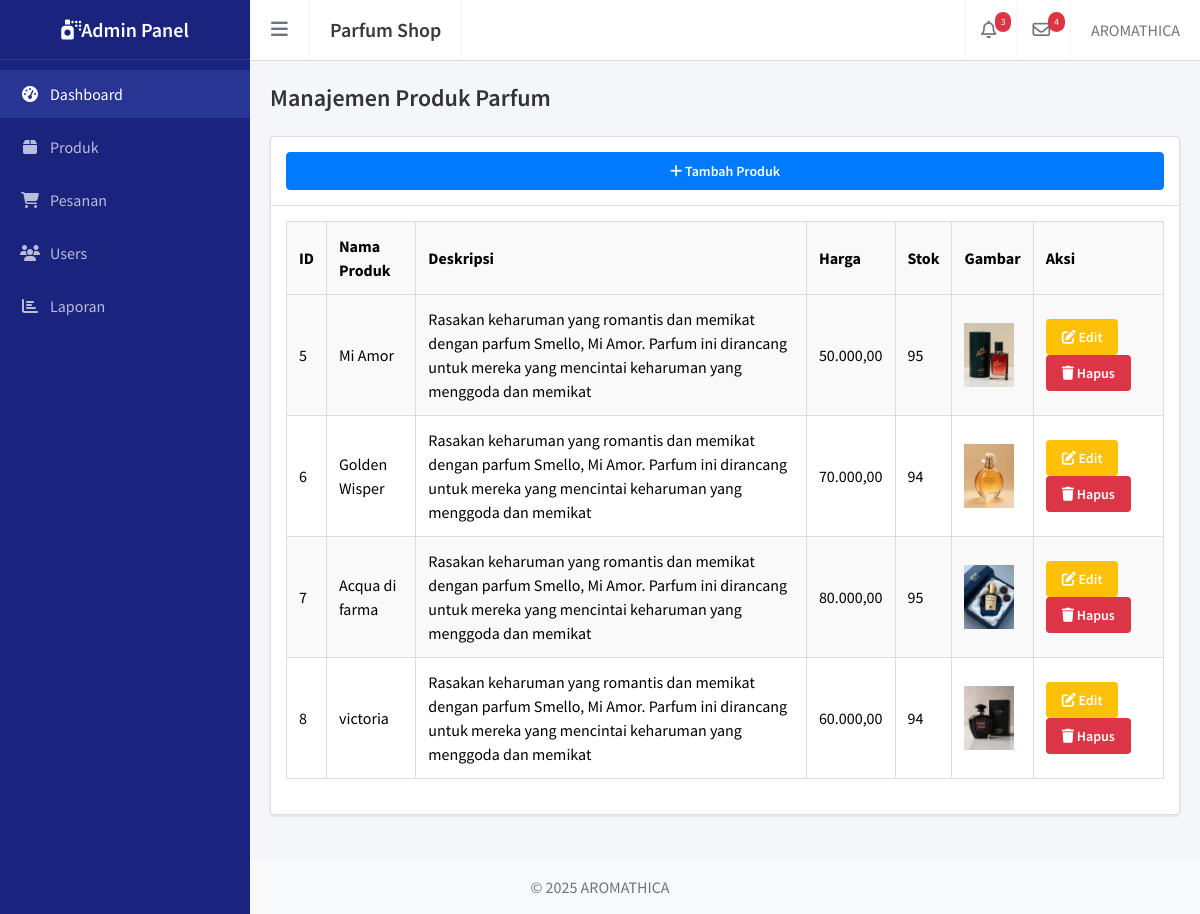
Page /admin/master_produk.php on the committed database.
### tables this page shows
CREATE TABLE `produk` (
  `id` int(11) NOT NULL,
  `nama` varchar(100) NOT NULL,
  `deskripsi` text,
  `harga` decimal(10,2) NOT NULL,
  `stok` int(11) NOT NULL,
  `gambar` varchar(255) DEFAULT NULL,
  `created_at` timestamp NOT NULL DEFAULT CURRENT_TIMESTAMP
);

### admin/master_produk.php (the view)
<?php
require_once '../config/database.php';
include '../templates/header.php';
include '../templates/navbar.php';
include '../templates/sidebar.php';
$query  = "SELECT * FROM produk";
$result = mysqli_query($conn, $query);
?>
<div class="main-content">
    <section class="content-header">
        <h1>Manajemen Produk Parfum</h1>
    </section>
    <section class="content">
        <div class="box">
            <div class="box-header with-border">
                <a href="master_produk_add.php" class="btn btn-primary">
                    <i class="fa fa-plus"></i> Tambah Produk
                </a>
            </div>
            <div class="box-body">
                <table class="table table-bordered table-striped">
                    <thead>
                        <tr>
                            <th>ID</th>
                            <th>Nama Produk</th>
                            <th>Deskripsi</th>
                            <th>Harga</th>
                            <th>Stok</th>
                            <th>Gambar</th>
                            <th>Aksi</th>
                        </tr>
                    </thead>
                    <tbody>
                        <?php if (mysqli_num_rows($result) > 0): ?>
                        <?php while ($row = mysqli_fetch_assoc($result)): ?>
                        <tr>
                            <td><?= $row['id'] ?></td>
                            <td><?= $row['nama'] ?></td>
                            <td><?= $row['deskripsi'] ?></td>
                            <td><?= number_format($row['harga'], 2, ',', '.') ?></td>
                            <td><?= $row['stok'] ?></td>
                            <td>
                                <?php if (!empty($row['gambar'])): ?>
                                <img src="../assets/img/<?= $row['gambar'] ?>" alt="<?= $row['nama'] ?>" width="50">
                                <?php else: ?>
                                Tidak ada gambar
                                <?php endif; ?>
                            </td>
                            <td>
                                <a href="master_produk_edit.php?id=<?= $row['id'] ?>" class="btn btn-warning btn-sm">
                                    <i class="fa fa-edit"></i> Edit
                                </a>
                                <a href="master_produk_delete.php?id=<?= $row['id'] ?>" class="btn btn-danger btn-sm"
                                    onclick="return confirm('Yakin ingin menghapus produk ini?')">
                                    <i class="fa fa-trash"></i> Hapus
                                </a>
                            </td>
                        </tr>
                        <?php endwhile; ?>
                        <?php else: ?>
                        <tr>
                            <td colspan="7" class="text-center">Belum ada produk</td>
                        </tr>
                        <?php endif; ?>
                    </tbody>
                </table>
            </div>
        </div>
    </section>
</div>
<?php
include '../templates/footer.php';
?>

### templates/header.php (shortened to what this page needs)
<!DOCTYPE html>
<html lang="en">
<head>
    <link rel="stylesheet" href="https://cdnjs.cloudflare.com/ajax/libs/font-awesome/6.5.1/css/all.min.css">
    <script src="https://cdn.tailwindcss.com"></script>
    <link rel="stylesheet" href="../assets/css/dashboard.css">
    <link rel="stylesheet" href="../assets/css/menu.css">
    <link rel="stylesheet" href="../assets/css/footer.css">
    <link rel="stylesheet" href="../assets/css/pembayaran.css">
    <link rel="stylesheet" href="../assets/css/table_pesanan.css">
    <link rel="stylesheet" href="../assets/css/cart.css">
    <link rel="stylesheet" href="../assets/css/master_produk.css">
    <link rel="stylesheet" href="../assets/css/main.css">
    <link rel="stylesheet" href="../assets/css/navbar.css">
    <link rel="stylesheet" href="../assets/css/sidebar.css">
</head>
<body>

### templates/navbar.php (shortened to what this page needs)
<nav class="navbar">
    <div class="navbar-left">
        <a href="#" class="nav-toggle" id="sidebar-toggle">
            <i class="fas fa-bars"></i>
        </a>
        <div class="navbar-brand">
            Parfum Shop
        </div>
    </div>
    <div class="navbar-nav">
        <div class="nav-item">
            <a href="#" class="nav-link">
                <i class="far fa-bell"></i>
                <span class="badge">3</span>
            </a>
        </div>
        <div class="nav-item">
            <a href="#" class="nav-link">
                <i class="far fa-envelope"></i>
                <span class="badge">4</span>
            </a>
        </div>
        <div class="user-dropdown">
            <a href="#" class="nav-link">
                <span>AROMATHICA</span>
            </a>
        </div>
    </div>
</nav>

### templates/sidebar.php
<div class="sidebar">
    <div class="sidebar-brand">
        <i class="fas fa-spray-can"></i>
        <span>Admin Panel</span>
    </div>
    <ul class="sidebar-menu">
        <li class="sidebar-item">
            <a href="dashboard.php" class="sidebar-link active">
                <i class="fas fa-tachometer-alt"></i>
                <span>Dashboard</span>
            </a>
        </li>
        <li class="sidebar-item">
            <a href="master_produk.php" class="sidebar-link">
                <i class="fas fa-box"></i>
                <span>Produk</span>
            </a>
        </li>
        <li class="sidebar-item">
            <a href="pesanan.php" class="sidebar-link">
                <i class="fas fa-shopping-cart"></i>
                <span>Pesanan</span>
            </a>
        </li>
        <li class="sidebar-item">
            <a href="master_users.php" class="sidebar-link">
                <i class="fas fa-users"></i>
                <span>Users</span>
            </a>
        </li>
        <li class="sidebar-item">
            <a href="laporan.php" class="sidebar-link">
                <i class="fas fa-chart-bar"></i>
                <span>Laporan</span>
            </a>
        </li>
    </ul>
</div>

### templates/footer.php (shortened to what this page needs)
<footer <p>&copy; 2025 AROMATHICA</p>
</footer>
</body>
</html>

### assets/css/menu.css (style rules this page uses)
.btn-primary { display: block; width: 100%; padding: 10px; font-size: 15px; font-weight: bold; background: #ff6b00; color: white; border: none; border-radius: 6px; cursor: pointer; transition: background 0.3s ease; margin-top: auto; }

### assets/css/footer.css (style rules this page uses)
footer { width: 100%; padding: 15px; text-align: center; background-color: #f8f9fa; color: #6c757d; position: relative; bottom: 0; transition: all 0.3s ease-in-out; }

### assets/css/master_produk.css (style rules this page uses)
.main-content { padding: 20px; background-color: #f4f6f9; }
.content-header h1 { font-size: 24px; margin-bottom: 20px; color: #333; }
.box { background: #fff; border: 1px solid #ddd; border-radius: 4px; margin-bottom: 20px; box-shadow: 0 1px 3px rgba(0, 0, 0, 0.1); }
.box-header { padding: 15px; border-bottom: 1px solid #eee; }
.box-header.with-border { border-bottom: 1px solid #ddd; }
.box-body { padding: 15px; }
.btn { display: inline-block; padding: 6px 12px; font-size: 14px; line-height: 1.42857143; text-align: center; white-space: nowrap; vertical-align: middle; cursor: pointer; border: 1px solid transparent; border-radius: 4px; text-decoration: none; transition: background-color 0.3s ease; }
.btn-primary { color: #fff; background-color: #007bff; border-color: #007bff; }
.btn-warning { color: #fff; background-color: #ffc107; border-color: #ffc107; }
.btn-danger { color: #fff; background-color: #dc3545; border-color: #dc3545; }
.btn-sm { padding: 5px 10px; font-size: 12px; }
.table { width: 100%; max-width: 100%; margin-bottom: 20px; border-collapse: collapse; }
.table th, .table td { padding: 12px; border: 1px solid #ddd; text-align: left; vertical-align: middle; }
.table th { background-color: #f9f9f9; font-weight: bold; }
.table-striped tbody tr:nth-of-type(odd) { background-color: #f9f9f9; }
.main-content { padding: 20px; background-color: #f4f6f9; min-height: 100vh; }
.content-header h1 { font-size: 24px; margin-bottom: 20px; color: #333; font-weight: 600; }
.box { background-color: #fff; border: 1px solid #ddd; border-radius: 4px; box-shadow: 0 1px 3px rgba(0, 0, 0, 0.1); margin-bottom: 20px; }
.btn { display: inline-block; padding: 8px 16px; font-size: 14px; font-weight: 600; text-align: center; cursor: pointer; border: none; border-radius: 4px; text-decoration: none; transition: background-color 0.3s ease; }
.btn-primary { background-color: #007bff; color: #fff; border: 1px solid #007bff; }

### assets/css/main.css (style rules this page uses)
:root { --navy-dark: #1a237e; --navy-light: #283593; --sidebar-width: 250px; --sidebar-mini-width: 65px; }
* { margin: 0; padding: 0; box-sizing: border-box; }
body { font-family: "Source Sans Pro", sans-serif; background: #f4f6f9; min-height: 100vh; }
.main-content { margin-left: var(--sidebar-width); padding: 20px; margin-top: 60px; transition: margin-left 0.3s ease-in-out; }

### assets/css/navbar.css (style rules this page uses)
.navbar { position: fixed; top: 0; left: var(--sidebar-width); right: 0; height: 60px; background: white; box-shadow: 0 1px 0 rgba(0, 0, 0, 0.1); display: flex; justify-content: space-between; align-items: center; padding: 0; z-index: 100; transition: left 0.3s ease-in-out; }
.navbar-left { display: flex; align-items: center; height: 100%; }
.nav-toggle { width: 60px; height: 60px; display: flex; align-items: center; justify-content: center; color: #6c757d; cursor: pointer; border-right: 1px solid #f4f6f9; transition: background-color 0.2s; }
.nav-toggle .fa-bars { font-size: 1.2rem; }
.navbar-brand { padding: 0 20px; font-size: 1.25rem; font-weight: 600; color: #343a40; height: 60px; display: flex; align-items: center; border-right: 1px solid #f4f6f9; }
.navbar-nav { display: flex; align-items: center; height: 100%; margin: 0; padding: 0; }
.nav-item { height: 100%; display: flex; align-items: center; position: relative; }
.nav-link { height: 60px; padding: 0 15px; display: flex; align-items: center; color: #6c757d; text-decoration: none; border-left: 1px solid #f4f6f9; }
.nav-link i { font-size: 1.1rem; margin-right: 5px; }
.nav-link .badge { position: absolute; top: 12px; right: 5px; font-size: 0.6rem; padding: 3px 6px; border-radius: 10px; background: #dc3545; color: white; }
.user-dropdown { height: 100%; position: relative; }
.user-dropdown > .nav-link { padding: 0 20px; }

### rows in the picture
produk: id "5", nama "Mi Amor", deskripsi "Rasakan keharuman yang romantis dan memikat dengan parfum Smello, Mi Amor. Parfum ini dirancang untuk mereka yang mencintai keharuman yang menggoda dan memikat", harga "50.000,00", stok "95", gambar (picture)
produk: id "6", nama "Golden Wisper", deskripsi "Rasakan keharuman yang romantis dan memikat dengan parfum Smello, Mi Amor. Parfum ini dirancang untuk mereka yang mencintai keharuman yang menggoda dan memikat", harga "70.000,00", stok "94", gambar (picture)
produk: id "7", nama "Acqua di farma", deskripsi "Rasakan keharuman yang romantis dan memikat dengan parfum Smello, Mi Amor. Parfum ini dirancang untuk mereka yang mencintai keharuman yang menggoda dan memikat", harga "80.000,00", stok "95", gambar (picture)
produk: id "8", nama "victoria", deskripsi "Rasakan keharuman yang romantis dan memikat dengan parfum Smello, Mi Amor. Parfum ini dirancang untuk mereka yang mencintai keharuman yang menggoda dan memikat", harga "60.000,00", stok "94", gambar (picture)
